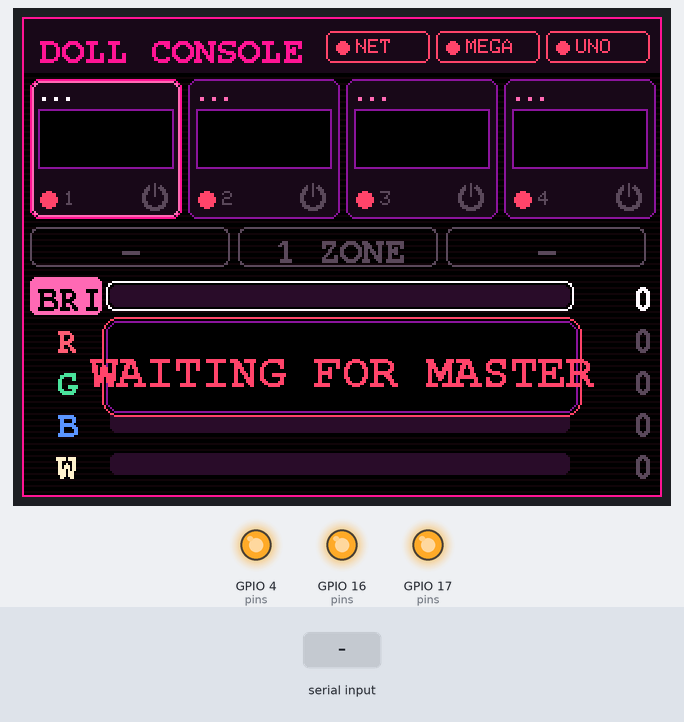
This sketch was run on a simulated ESP32. Parts: 320×240 colour display, output pins drawn as LEDs (lit = HIGH). The test bench sets the inputs (shaded band). What the sketch prints to the serial monitor is not drawn.

Above: at 1.4 s.
1.5 s: "PING 1\n" received over the second serial link
At 4.4 s:
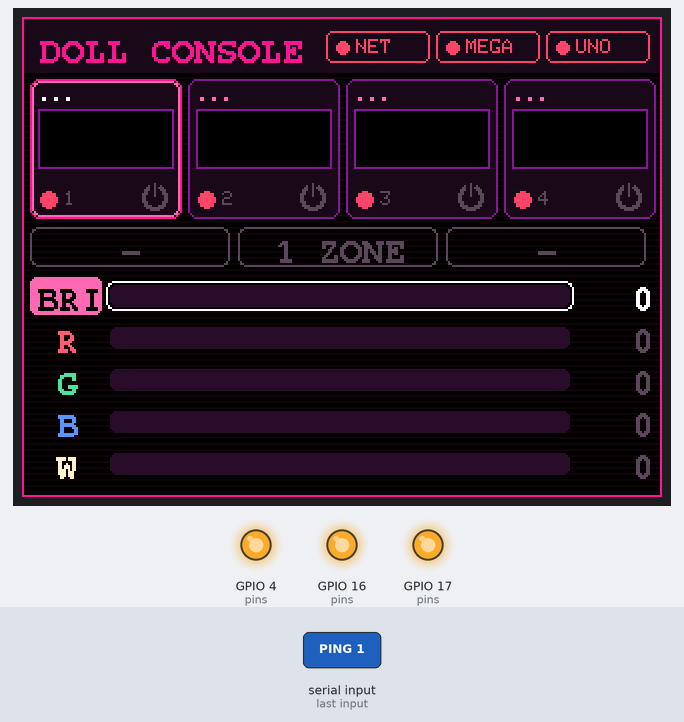
4.5 s: "T 1\n" received over the second serial link
At 5.77 s:
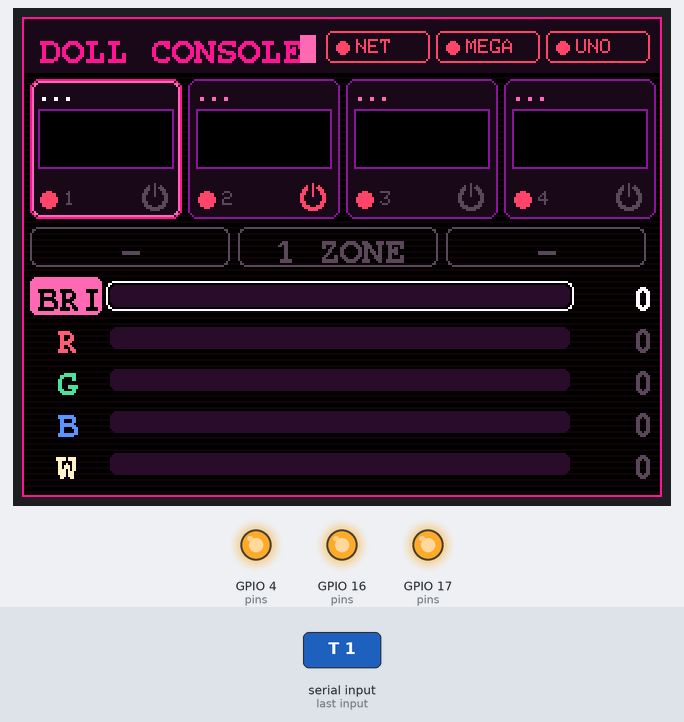
At 17.8 s:
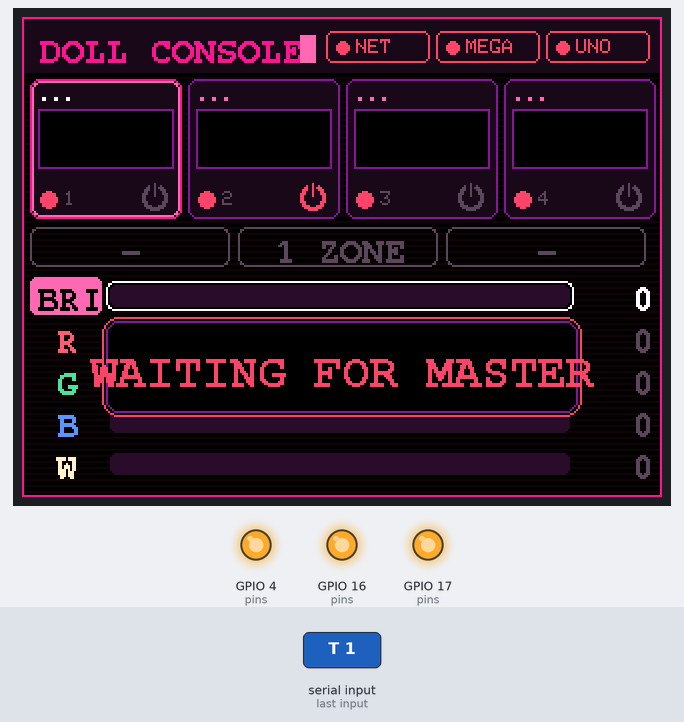
Timing chart, 0 to 19.0 s (numbered marks = the images above; inputs shaded):
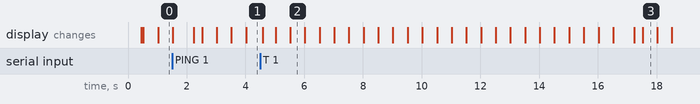

The sketch:

cyd_face.ino
```cpp
// CYD face: the Cheap Yellow Display (ESP32-2432S028, 2.8" 320x240 touch) is the master light
// console's main screen. The master ESP32 owns all the state; the CYD draws it and reports touches.
//
// Wiring (3.3 V to 3.3 V, so a plain serial link, no tricks), on the CYD's header pins:
//   CYD 19 (TX) -> master GPIO32,   master GPIO33 -> CYD 18 (RX),   GND -- GND.
// 18/19 are shared with the microSD slot, so leave the slot empty. Don't use RX0/TX0 (USB serial)
// or 17 (the RGB LED's blue on most CYDs). Power the CYD from its own USB.
//
// Screen (landscape):
//   title bar   DOLL CONSOLE + link chips NET / MEGA / UNO
//   4 tiles     one per light: name, live colour (split per zone), online dot, power badge, key number
//               tap a tile = select that light; tap its badge = switch its master relay (or on/off)
//   zone tabs   LEFT / BOTH / RIGHT (Living Room only)
//   5 bars      BRI R G B W of the selection; tap = give that channel to the knobs, drag = set it
//   pop-ups     scene names, ALL OFF
//   RGB LED     (on the back) glows the selected light's colour
//
// Link: 115200 baud 8N1, text lines ending in '\n'.
//   master -> CYD                                         CYD -> master
//   TN <i> <name>                light i's name           HI                (just started)
//   T <i> <online> <relay> <zones> <RRGGBBWW>...          PO                (answer to PING)
//          relay: 1 on, 0 off, -1 unknown, 9 none         TAP T <i>         tile i
//   S <light> <zone 0-2> <channel 0-4>  selection         TAP P <i>         tile i's power badge
//   K <net> <mega> <uno>         link status (1 = up)     TAP Z <zone>      zone tab (0 BOTH, 1 L, 2 R)
//   MSG <text>                   pop-up message           TAP C <ch>        channel bar (0 BRI ... 4 W)
//   PING                                                  TAP L <ch> <0-255>  bar tapped/dragged to a level
//
// Board: ESP32 Dev Module. Library: LovyanGFX (auto-detects the CYD's ILI9341 or ST7789 and its touch).

#define LGFX_AUTODETECT                        // Let LovyanGFX recognise the CYD, its panel and touch chip.
#include <LovyanGFX.hpp>

static LGFX tft;                               // The physical screen (+ touch).
static LGFX_Sprite canvas(&tft);               // Off-screen frame: draw everything, then push once (no flicker).
LovyanGFX *gfx = &tft;                         // Where drawing goes: the canvas, or the screen if RAM ran out.

HardwareSerial master(2);                      // UART2, routed to two free header pins.
const int LINK_RX_PIN = 18;                    // From master GPIO33.
const int LINK_TX_PIN = 19;                    // To master GPIO32.
const unsigned long LINK_BAUD = 115200;
const unsigned long MASTER_TIMEOUT_MS = 12000; // The master pings every 5 s; this much silence = gone.
const size_t MAX_LINE = 80;

const int LED_RED = 4, LED_GREEN = 16, LED_BLUE = 17;  // CYD's RGB LED on the back (active LOW).
const unsigned long FRAME_MS = 33;             // Redraw at most ~30 times a second.
const unsigned long TOAST_MS = 1300;           // Pop-up messages stay this long.
const unsigned long DRAG_GAP_MS = 60;          // While dragging a bar, send a level at most this often.

// Sakura-CRT palette (same as the Light Console web app). uint32_t = 0xRRGGBB for LovyanGFX.
const uint32_t C_BLACK = 0x000000, C_PINK = 0xFF1493, C_HOT = 0xFF69B4, C_PURPLE = 0x8E1698,
               C_GREEN = 0x74FFB5, C_RED = 0xFF476A, C_WHITE = 0xFFF8FB, C_GREY = 0x5A4A58,
               C_SCAN = 0x12060F, C_BAR = 0x1E0A1C, C_TRACK = 0x2A0F2A;
const uint32_t CHANNEL_COLOURS[5] = {C_HOT, 0xFF5E72, 0x4FE39A, 0x5897FF, 0xFFF1CD};  // BRI R G B W.
const char *const CHANNEL_LABELS[5] = {"BRI", "R", "G", "B", "W"};

// --- Layout (pixels) -------------------------------------------------------------------------------
const int TILE_Y = 31, TILE_H = 70, TILE_W = 76, TILE_GAP = 3, TILE_X0 = 4;
const int BADGE_W = 24, BADGE_H = 18;          // Power badge in each tile's bottom-right corner.
const int ZONE_Y = 105, ZONE_H = 20;           // Tabs: LEFT | BOTH | RIGHT across the width.
const int BARS_Y = 129, BAR_ROW_H = 21, BAR_X = 44, BAR_W = 230;  // 5 rows: label, bar, value.

// --- State (everything comes from the master) ---------------------------------------------------------
struct Tile {
  String name = "...";
  bool online = false;
  int relay = 9;                               // 1 on, 0 off, -1 unknown, 9 none.
  int zones = 1;
  uint8_t rgbw[2][4] = {};
};
Tile tiles[4];
int selLight = 0, selZone = 0, selChannel = 0;
bool netUp = false, megaUp = false, unoUp = false;
String toast;
unsigned long toastAt = 0;
String incoming;                               // Line being assembled from the master.
unsigned long lastHeard = 0;                   // When the master last sent anything (0 = never).
unsigned long lastFrame = 0;
bool dirty = true;                             // Something changed: redraw at the next frame.

// --- Helpers --------------------------------------------------------------------------------------------

bool masterAlive() {
  return lastHeard != 0 && millis() - lastHeard < MASTER_TIMEOUT_MS;
} // Completes the "is the master talking to us" check.

const uint8_t *selectedLevels() {
  const Tile &tile = tiles[selLight];
  int zone = (selZone == 0 || selZone > tile.zones) ? 0 : selZone - 1;
  return tile.rgbw[zone];
} // Completes the R/G/B/W of the selection (its first zone when BOTH).

uint8_t channelLevel(int channel) {
  const uint8_t *v = selectedLevels();
  return channel == 0 ? max(max(v[0], v[1]), max(v[2], v[3])) : v[channel - 1];
} // Completes one bar's level (BRI = the biggest channel).

uint32_t screenColour(const uint8_t *v) {
  int r = min(255, v[0] + v[3]), g = min(255, v[1] + v[3]), b = min(255, v[2] + v[3]);
  return ((uint32_t)r << 16) | (g << 8) | b;
} // Completes RGBW -> an on-screen colour (white brightens all three, like the web app).

bool parseHex(const String &text, uint8_t out[4]) {
  if (text.length() < 8) return false;
  for (int i = 0; i < 4; i++) {
    char *end;
    String part = text.substring(i * 2, i * 2 + 2);
    long value = strtol(part.c_str(), &end, 16);
    if (*end) return false;
    out[i] = value;
  }
  return true;
} // Completes RRGGBBWW -> four levels.

void ledShowSelection() {
  const uint8_t *v = selectedLevels();
  int channels[3] = {min(255, v[0] + v[3]), min(255, v[1] + v[3]), min(255, v[2] + v[3])};
  const int pins[3] = {LED_RED, LED_GREEN, LED_BLUE};
  for (int i = 0; i < 3; i++) analogWrite(pins[i], 255 - channels[i]);  // Active LOW: 255 = off.
} // Completes the back LED glowing the selected light's colour.

// --- Messages from the master ---------------------------------------------------------------------------

String field(const String &line, int index) {
  int start = 0;
  for (int i = 0; i < index; i++) {
    start = line.indexOf(' ', start);
    if (start < 0) return "";
    start++;
  }
  int end = line.indexOf(' ', start);
  return end < 0 ? line.substring(start) : line.substring(start, end);
} // Completes picking the index-th space-separated word of a line.

void handleLine(const String &line) {
  lastHeard = millis();
  String kind = field(line, 0);
  if (kind == "PING") {
    master.print("PO\n");
    return;
  } else if (kind == "TN") {
    int i = field(line, 1).toInt();
    int nameStart = line.indexOf(' ', 3);
    if (i >= 0 && i < 4 && nameStart > 0) tiles[i].name = line.substring(nameStart + 1);
  } else if (kind == "T") {
    int i = field(line, 1).toInt();
    if (i < 0 || i > 3) return;
    Tile &tile = tiles[i];
    tile.online = field(line, 2) == "1";
    tile.relay = field(line, 3).toInt();
    tile.zones = constrain(field(line, 4).toInt(), 1, 2);
    for (int z = 0; z < tile.zones; z++) parseHex(field(line, 5 + z), tile.rgbw[z]);
  } else if (kind == "S") {
    selLight = constrain(field(line, 1).toInt(), 0, 3);
    selZone = constrain(field(line, 2).toInt(), 0, 2);
    selChannel = constrain(field(line, 3).toInt(), 0, 4);
  } else if (kind == "K") {
    netUp = field(line, 1) == "1";
    megaUp = field(line, 2) == "1";
    unoUp = field(line, 3) == "1";
  } else if (kind == "MSG") {
    toast = line.substring(4);
    toastAt = millis();
  } else {
    return;                                    // Unknown line: ignore.
  }
  ledShowSelection();
  dirty = true;
} // Completes one update from the master.

void readMaster() {
  while (master.available()) {
    char c = (char)master.read();
    if (c == '\r') continue;
    if (c == '\n') {
      if (incoming.length()) handleLine(incoming);
      incoming = "";
    } else if (incoming.length() < MAX_LINE) {
      incoming += c;
    }
  }
} // Completes gathering the master's characters into lines.

// --- Touch ------------------------------------------------------------------------------------------------

bool touchWasDown = false;
int dragChannel = -1;                          // Bar being dragged, or -1.
int dragLastLevel = -1;
unsigned long dragLastSend = 0;

void sendTap(const String &what) {
  master.print("TAP " + what + "\n");
} // Completes reporting one touch to the master.

void touchService() {
  lgfx::touch_point_t point;
  bool down = tft.getTouch(&point) > 0;
  if (!down) {                                 // Finger lifted: end any drag.
    touchWasDown = false;
    dragChannel = -1;
    return;
  }
  int x = point.x, y = point.y;
  bool pressStart = !touchWasDown;
  touchWasDown = true;

  if (dragChannel >= 0) {                      // Dragging along a bar: level follows the finger.
    int level = constrain((x - BAR_X) * 255 / BAR_W, 0, 255);
    if (level != dragLastLevel && millis() - dragLastSend >= DRAG_GAP_MS) {
      sendTap("L " + String(dragChannel) + " " + level);
      dragLastLevel = level;
      dragLastSend = millis();
    }
    return;
  }
  if (!pressStart) return;                     // Everything else reacts once per touch.

  if (y >= TILE_Y && y < TILE_Y + TILE_H) {    // A light tile (or its power badge).
    int i = (x - TILE_X0) / (TILE_W + TILE_GAP);
    if (i < 0 || i > 3) return;
    int tileX = TILE_X0 + i * (TILE_W + TILE_GAP);
    bool onBadge = x >= tileX + TILE_W - BADGE_W - 2 && y >= TILE_Y + TILE_H - BADGE_H - 2;
    sendTap(String(onBadge ? "P " : "T ") + i);
  } else if (y >= ZONE_Y && y < ZONE_Y + ZONE_H) {  // Zone tabs: LEFT | BOTH | RIGHT.
    if (tiles[selLight].zones < 2) return;
    int column = x * 3 / 320;
    sendTap("Z " + String(column == 0 ? 1 : column == 1 ? 0 : 2));
  } else if (y >= BARS_Y && y < BARS_Y + 5 * BAR_ROW_H) {  // Channel bars.
    int channel = (y - BARS_Y) / BAR_ROW_H;
    if (x >= BAR_X - 4 && x <= BAR_X + BAR_W + 4) {
      dragChannel = channel;                   // On the bar itself: set the level, keep following.
      dragLastLevel = -1;
      dragLastSend = 0;
      touchService();                          // Send the first level straight away.
    } else {
      sendTap("C " + String(channel));         // On the label/value: just give it to the knobs.
    }
  }
} // Completes touch handling: taps select things, dragging a bar sets its level live.

// --- Drawing ----------------------------------------------------------------------------------------------

const int CHIP_WIDTH = 52;
const int CHIP_X[3] = {152, 152 + 55, 152 + 110};  // NET, MEGA, UNO (last one ends at x 314).

void drawChip(int x, const char *name, bool up) {
  uint32_t colour = up ? C_GREEN : C_RED;
  gfx->drawRoundRect(x, 7, CHIP_WIDTH, 16, 3, colour);
  gfx->fillCircle(x + 8, 15, 3, colour);       // Status dot.
  gfx->setFont(&fonts::Font0);
  gfx->setTextColor(colour);
  gfx->setTextDatum(middle_left);
  gfx->drawString(name, x + 15, 15);
} // Completes one link-status chip (green = up, red = down).

void drawPowerIcon(int cx, int cy, uint32_t colour) {
  gfx->drawArc(cx, cy, 6, 5, 300, 240, colour);  // Broken ring...
  gfx->drawFastVLine(cx, cy - 7, 7, colour);   // ...with the line through the gap: the "power" symbol.
} // Completes the ⏻ symbol.

void drawTile(int i) {
  const Tile &tile = tiles[i];
  int x = TILE_X0 + i * (TILE_W + TILE_GAP), y = TILE_Y;
  bool picked = i == selLight;
  gfx->fillRoundRect(x, y, TILE_W, TILE_H, 5, C_BAR);
  gfx->drawRoundRect(x, y, TILE_W, TILE_H, 5, picked ? C_PINK : C_PURPLE);
  if (picked) gfx->drawRoundRect(x + 1, y + 1, TILE_W - 2, TILE_H - 2, 4, C_HOT);  // Thick glow when selected.

  gfx->setFont(&fonts::Font0);
  gfx->setTextDatum(top_left);
  gfx->setTextColor(picked ? C_WHITE : C_HOT);
  gfx->drawString(tile.name.substring(0, 12), x + 4, y + 4);

  int swatchY = y + 15, swatchH = 30, swatchW = (TILE_W - 8) / tile.zones;  // Colour per zone.
  for (int z = 0; z < tile.zones; z++) {
    int sx = x + 4 + z * swatchW;
    gfx->fillRect(sx, swatchY, swatchW - (z + 1 < tile.zones ? 1 : 0), swatchH, screenColour(tile.rgbw[z]));
  }
  gfx->drawRect(x + 4, swatchY, TILE_W - 8, swatchH, C_PURPLE);

  gfx->fillCircle(x + 9, y + TILE_H - 10, 4, tile.online ? C_GREEN : C_RED);   // Online dot.
  gfx->setTextColor(C_GREY);
  gfx->drawString(String(i + 1), x + 17, y + TILE_H - 14);                     // Keypad number.

  bool lit = false;                            // Badge colour: relay state, or the light's on/off.
  for (int z = 0; z < tile.zones; z++) for (int c = 0; c < 4; c++) lit |= tile.rgbw[z][c] > 0;
  uint32_t badge = tile.relay == 1 ? C_GREEN : tile.relay == 0 ? C_RED : tile.relay == -1 ? C_GREY : (lit ? C_GREEN : C_GREY);
  drawPowerIcon(x + TILE_W - 14, y + TILE_H - 11, badge);
} // Completes one light tile.

void drawZoneTabs() {
  const Tile &tile = tiles[selLight];
  const char *names[3] = {"LEFT", "BOTH", "RIGHT"};
  const int zoneFor[3] = {1, 0, 2};            // Tabs are laid out like the room.
  gfx->setFont(&fonts::FreeMonoBold9pt7b);
  gfx->setTextDatum(middle_center);
  for (int column = 0; column < 3; column++) {
    int x = 4 + column * 104, w = 104 - 4;
    bool active = tile.zones > 1 && selZone == zoneFor[column];
    uint32_t edge = tile.zones > 1 ? C_PINK : C_GREY;
    if (active) gfx->fillRoundRect(x, ZONE_Y, w, ZONE_H, 4, C_PINK);
    else gfx->drawRoundRect(x, ZONE_Y, w, ZONE_H, 4, edge);
    gfx->setTextColor(active ? C_BLACK : edge);
    gfx->drawString(tile.zones > 1 ? names[column] : (column == 1 ? "1 ZONE" : "-"), x + w / 2, ZONE_Y + ZONE_H / 2 + 1);
  }
} // Completes the LEFT | BOTH | RIGHT tabs (greyed for single-zone lights).

void drawBars() {
  gfx->setFont(&fonts::FreeMonoBold9pt7b);
  for (int channel = 0; channel < 5; channel++) {
    int y = BARS_Y + channel * BAR_ROW_H, mid = y + BAR_ROW_H / 2;
    bool knob = channel == selChannel;          // The channel the knobs adjust.
    if (knob) gfx->fillRoundRect(4, y + 1, 36, BAR_ROW_H - 2, 3, CHANNEL_COLOURS[channel]);
    gfx->setTextDatum(middle_center);
    gfx->setTextColor(knob ? C_BLACK : CHANNEL_COLOURS[channel]);
    gfx->drawString(CHANNEL_LABELS[channel], 22, mid + 1);

    uint8_t level = channelLevel(channel);
    gfx->fillRoundRect(BAR_X, y + 5, BAR_W, BAR_ROW_H - 10, 3, C_TRACK);
    int fill = level * BAR_W / 255;
    if (fill > 0) gfx->fillRoundRect(BAR_X, y + 5, max(fill, 6), BAR_ROW_H - 10, 3, CHANNEL_COLOURS[channel]);
    if (knob) gfx->drawRoundRect(BAR_X - 2, y + 3, BAR_W + 4, BAR_ROW_H - 6, 4, C_WHITE);

    gfx->setTextDatum(middle_right);
    gfx->setTextColor(knob ? C_WHITE : C_GREY);
    gfx->drawString(String(level), 314, mid + 1);
  }
} // Completes the BRI/R/G/B/W bars; the knobs' channel is filled in and outlined.

void drawDashboard() {
  unsigned long now = millis();
  gfx->fillScreen(C_BLACK);
  for (int y = 0; y < 240; y += 3) gfx->drawFastHLine(0, y, 320, C_SCAN);  // CRT scanlines behind everything.
  gfx->drawRect(0, 0, 320, 240, C_PINK);

  gfx->fillRect(1, 1, 318, 27, C_BAR);         // Title bar.
  gfx->setFont(&fonts::FreeMonoBold9pt7b);
  gfx->setTextColor(C_PINK);
  gfx->setTextDatum(middle_left);
  gfx->drawString("DOLL CONSOLE", 9, 16);
  if ((now / 500) % 2) gfx->fillRect(139, 9, 8, 14, C_HOT);  // Blinking cursor.
  drawChip(CHIP_X[0], "NET", masterAlive() && netUp);
  drawChip(CHIP_X[1], "MEGA", masterAlive() && megaUp);
  drawChip(CHIP_X[2], "UNO", masterAlive() && unoUp);

  for (int i = 0; i < 4; i++) drawTile(i);
  drawZoneTabs();
  drawBars();

  String message = !masterAlive() ? String("WAITING FOR MASTER") : (now - toastAt < TOAST_MS ? toast : String(""));
  if (message.length()) {                      // Pop-up over the bars.
    uint32_t colour = masterAlive() ? C_PINK : C_RED;
    gfx->fillRoundRect(40, 150, 240, 50, 8, C_BLACK);
    gfx->drawRoundRect(40, 150, 240, 50, 8, colour);
    gfx->drawRoundRect(42, 152, 236, 46, 6, C_PURPLE);
    gfx->setFont(&fonts::FreeMonoBold12pt7b);
    gfx->setTextDatum(middle_center);
    gfx->setTextColor(colour);
    gfx->drawString(message, 160, 176);
  }
} // Completes one full frame: title, tiles, zone tabs, bars, and any pop-up.

// --- Arduino entry points -----------------------------------------------------------------------------

void setup() {
  Serial.begin(115200);                        // USB Serial Monitor (debug only).
  for (int pin : {LED_RED, LED_GREEN, LED_BLUE}) analogWrite(pin, 255);  // LED off (active LOW).
  tft.init();
  tft.setRotation(1);                          // Landscape, 320 x 240.
  tft.setBrightness(200);
  canvas.setColorDepth(16);
  if (canvas.createSprite(320, 240)) {         // 150 KB: try full colour first...
    gfx = &canvas;
  } else {
    canvas.setColorDepth(8);                   // ...then 75 KB with fewer colours...
    if (canvas.createSprite(320, 240)) gfx = &canvas;  // ...else draw straight to the screen (may flicker).
  }
  master.begin(LINK_BAUD, SERIAL_8N1, LINK_RX_PIN, LINK_TX_PIN);
  delay(50);
  master.print("HI\n");                        // Ask the master for everything.
  Serial.printf("CYD face started (%s frame buffer)\n", gfx == &canvas ? "with" : "without");
} // Completes start-up: LED off, screen on, frame buffer, link, hello.

void loop() {
  readMaster();
  touchService();
  unsigned long now = millis();
  static unsigned long lastBlink = 0;
  if (now / 500 != lastBlink) { lastBlink = now / 500; dirty = true; }  // Cursor blink + link timeouts.
  bool toastShowing = toastAt && now - toastAt < TOAST_MS + FRAME_MS;
  if ((dirty || toastShowing) && now - lastFrame >= FRAME_MS) {
    drawDashboard();
    if (gfx == &canvas) canvas.pushSprite(0, 0);  // Show the finished frame in one go.
    lastFrame = now;
    dirty = false;
  }
} // Completes one pass: read the master, handle touch, redraw when something changed.
```

Measured:
- after the input at 4.5 s, the display: changes after 0.09 s (image 2)
- what the display in image 2 shows lasts 0.5 s, from 5.5 s to 6.0 s
